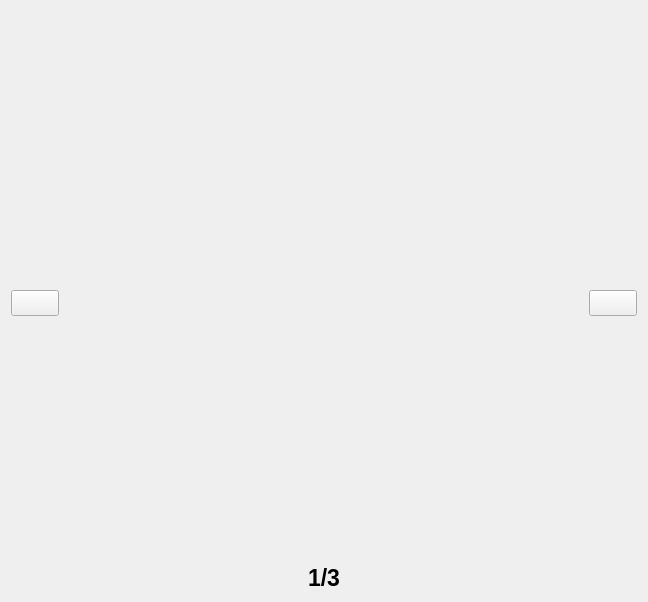
<?xml version="1.0" encoding="UTF-8"?>
<ui version="4.0">
 <class>Form</class>
 <widget class="QWidget" name="Form">
  <property name="geometry">
   <rect>
    <x>0</x>
    <y>0</y>
    <width>648</width>
    <height>602</height>
   </rect>
  </property>
  <property name="windowTitle">
   <string>Form</string>
  </property>
  <layout class="QVBoxLayout" name="verticalLayout">
   <item>
    <layout class="QHBoxLayout" name="horizontalLayout">
     <item>
      <widget class="QLabel" name="label">
       <property name="font">
        <font>
         <pointsize>19</pointsize>
        </font>
       </property>
       <property name="text">
        <string/>
       </property>
      </widget>
     </item>
     <item>
      <widget class="QLabel" name="label_3">
       <property name="font">
        <font>
         <pointsize>19</pointsize>
        </font>
       </property>
       <property name="text">
        <string/>
       </property>
       <property name="alignment">
        <set>Qt::AlignRight|Qt::AlignTrailing|Qt::AlignVCenter</set>
       </property>
      </widget>
     </item>
    </layout>
   </item>
   <item>
    <spacer name="verticalSpacer">
     <property name="orientation">
      <enum>Qt::Vertical</enum>
     </property>
     <property name="sizeHint" stdset="0">
      <size>
       <width>20</width>
       <height>40</height>
      </size>
     </property>
    </spacer>
   </item>
   <item>
    <layout class="QHBoxLayout" name="horizontalLayout_2">
     <item>
      <widget class="QPushButton" name="previousImage">
       <property name="font">
        <font>
         <pointsize>11</pointsize>
        </font>
       </property>
       <property name="text">
        <string/>
       </property>
       <property name="icon">
        <iconset>
         <normaloff>icons/left-arrow.png</normaloff>icons/left-arrow.png</iconset>
       </property>
       <property name="iconSize">
        <size>
         <width>39</width>
         <height>39</height>
        </size>
       </property>
      </widget>
     </item>
     <item>
      <spacer name="horizontalSpacer">
       <property name="orientation">
        <enum>Qt::Horizontal</enum>
       </property>
       <property name="sizeHint" stdset="0">
        <size>
         <width>40</width>
         <height>20</height>
        </size>
       </property>
      </spacer>
     </item>
     <item>
      <widget class="QLabel" name="image">
       <property name="minimumSize">
        <size>
         <width>500</width>
         <height>300</height>
        </size>
       </property>
       <property name="maximumSize">
        <size>
         <width>1500</width>
         <height>900</height>
        </size>
       </property>
       <property name="styleSheet">
        <string notr="true"/>
       </property>
       <property name="text">
        <string/>
       </property>
       <property name="pixmap">
        <pixmap>../../../Downloads/file-storage.png</pixmap>
       </property>
       <property name="scaledContents">
        <bool>true</bool>
       </property>
       <property name="alignment">
        <set>Qt::AlignCenter</set>
       </property>
      </widget>
     </item>
     <item>
      <spacer name="horizontalSpacer_2">
       <property name="orientation">
        <enum>Qt::Horizontal</enum>
       </property>
       <property name="sizeHint" stdset="0">
        <size>
         <width>40</width>
         <height>20</height>
        </size>
       </property>
      </spacer>
     </item>
     <item>
      <widget class="QPushButton" name="nextImage">
       <property name="font">
        <font>
         <pointsize>11</pointsize>
        </font>
       </property>
       <property name="text">
        <string/>
       </property>
       <property name="icon">
        <iconset>
         <normaloff>icons/next.png</normaloff>icons/next.png</iconset>
       </property>
       <property name="iconSize">
        <size>
         <width>39</width>
         <height>39</height>
        </size>
       </property>
      </widget>
     </item>
    </layout>
   </item>
   <item>
    <spacer name="verticalSpacer_2">
     <property name="orientation">
      <enum>Qt::Vertical</enum>
     </property>
     <property name="sizeHint" stdset="0">
      <size>
       <width>20</width>
       <height>40</height>
      </size>
     </property>
    </spacer>
   </item>
   <item>
    <widget class="QLabel" name="imageCounter">
     <property name="font">
      <font>
       <pointsize>17</pointsize>
       <weight>75</weight>
       <bold>true</bold>
      </font>
     </property>
     <property name="text">
      <string>1/3</string>
     </property>
     <property name="alignment">
      <set>Qt::AlignCenter</set>
     </property>
    </widget>
   </item>
  </layout>
 </widget>
 <resources/>
 <connections/>
</ui>
